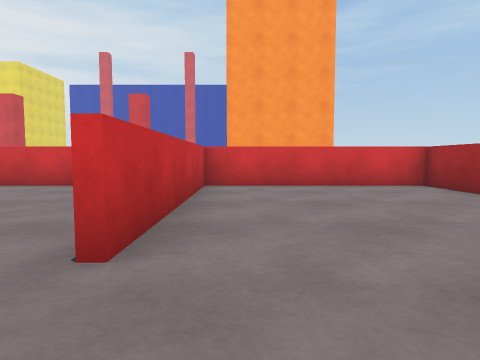
[1] (above)

24 first-person views from a walk through a 3-D level made in the Unity game engine. The camera is 0.68 m above the floor, tilts 4° down and sees 75° across. The floor is counted in squares, 1 m on a side. Each view is taken from the middle of a square. On the plan, view 1 faces up. The plan holds only what a view shows up to about 10 squares ahead; the rest is blank. The place goes on beyond the plan. The player character is not drawn.

[2]
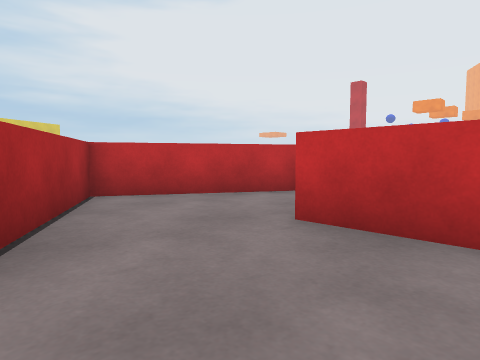

[3]
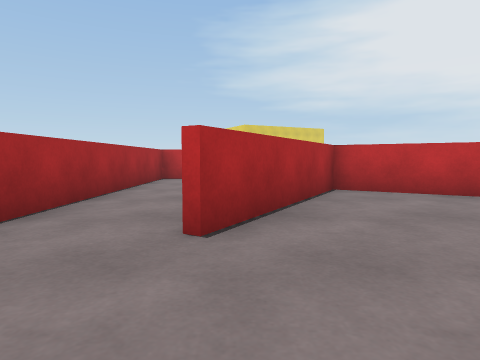

[4]
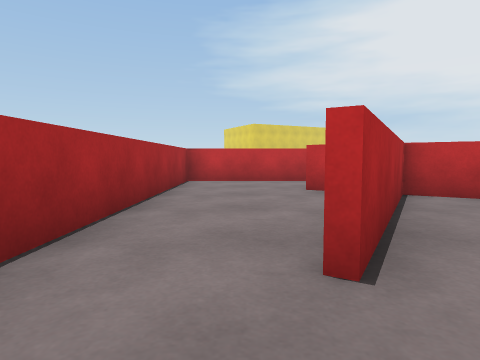

[5]
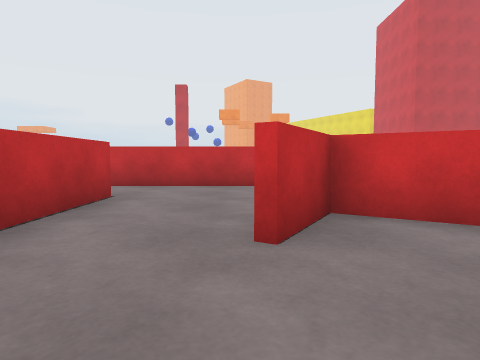

[6]
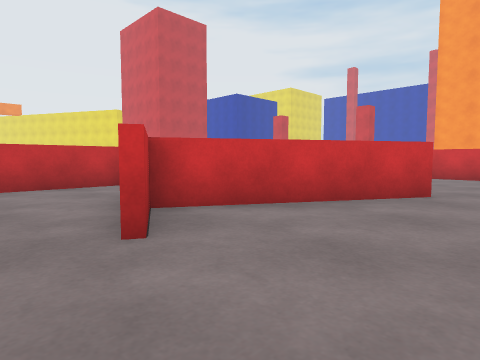

[7]
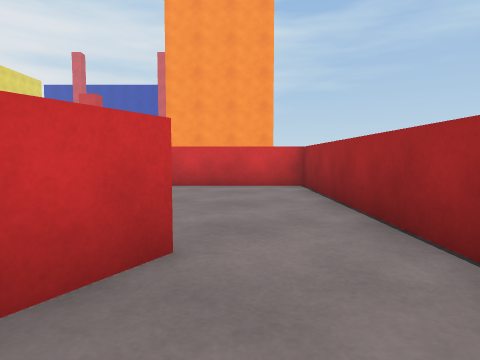

[8]
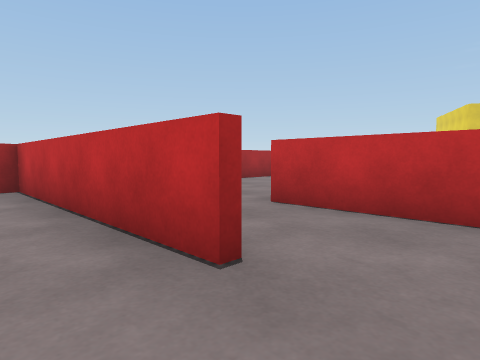

[9]
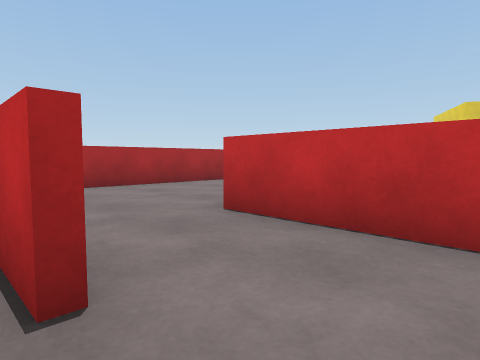

[10]
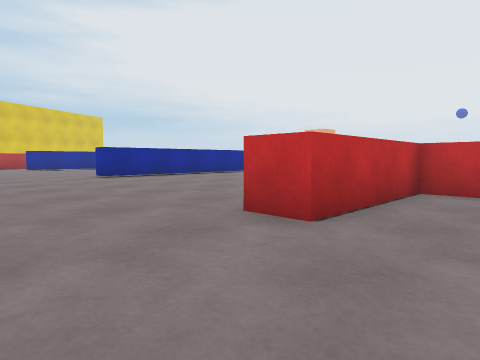

[11]
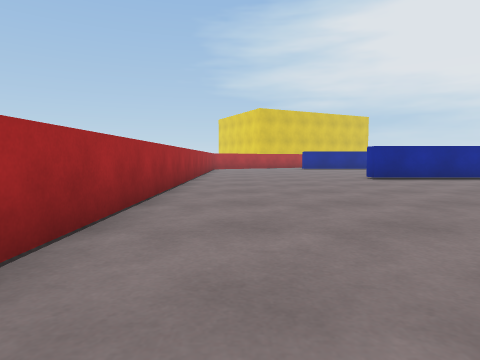

[12]
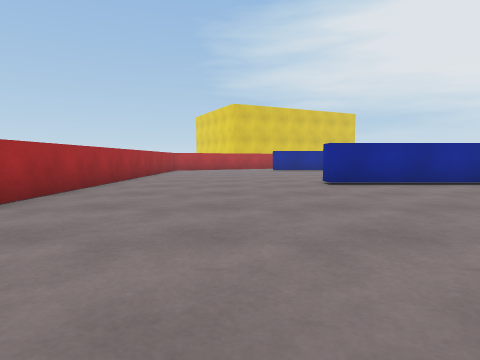

[13]
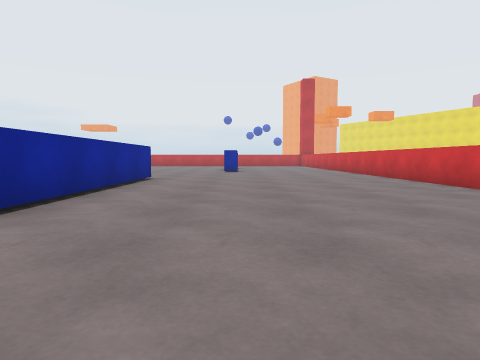

[14]
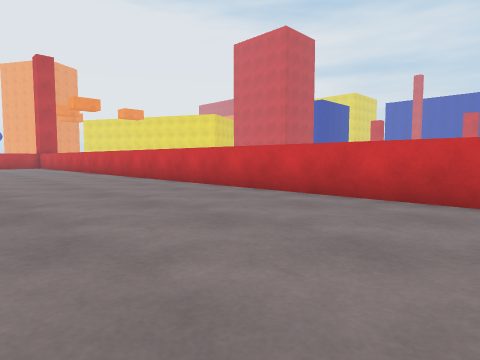

[15]
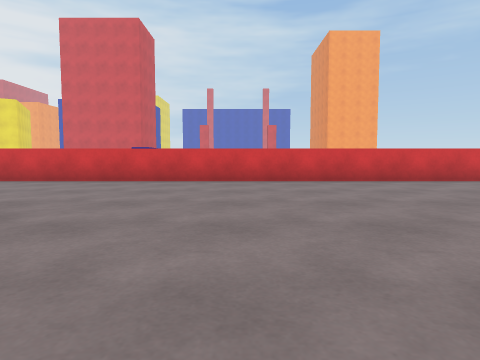

[16]
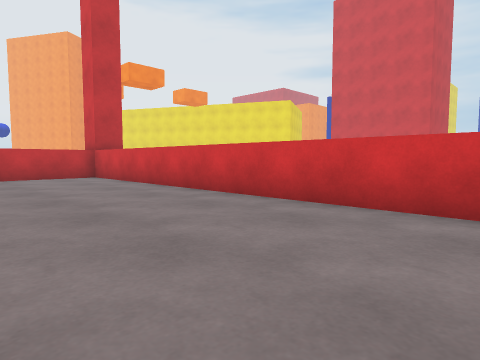

[17]
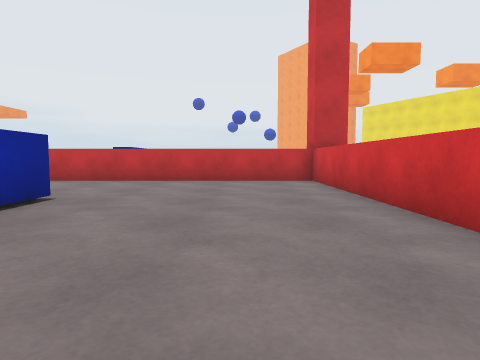

[18]
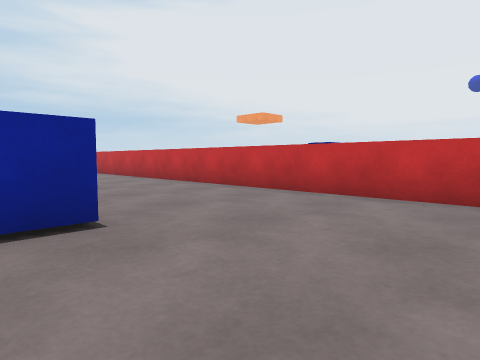

[19]
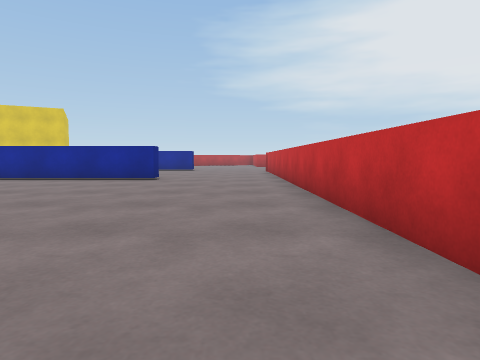

[20]
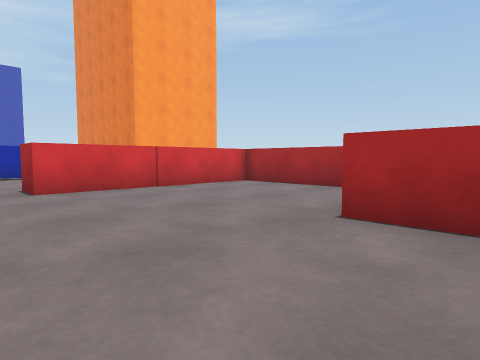

[21]
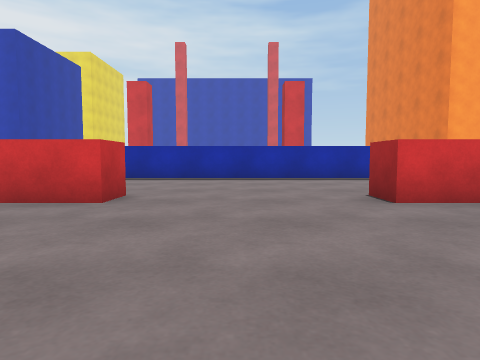

[22]
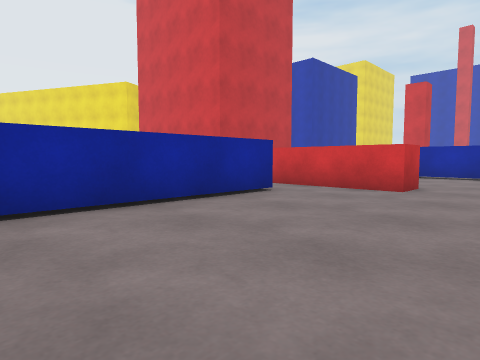

[23]
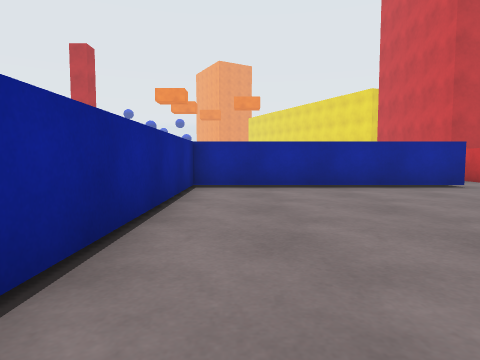

[24]
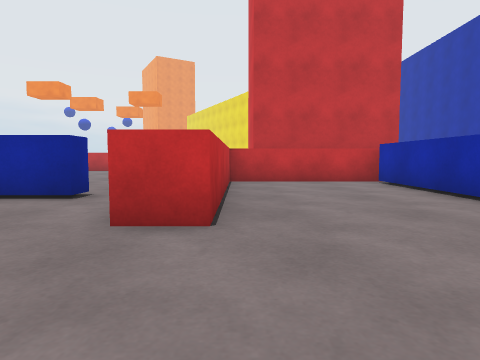

### Floor plan
Ten units are one square. View 1 is at (0, 0); x grows to the right and y downward. Boxes are objects, and circles mark ways between rooms. Rooms are numbered by the first view taken in them; rooms with no view inside come last. Other rooms are left out.
<svg viewBox="-249 -136 300 336">
<path fill="none" stroke="#000" d="M0 18 15 -8M-20 6 3 20M15 -8 23 -23M25 -22 1 19M3 20 17 28M-36 5 -36 56M-16 53 46 53 46 -77 -9 -77 -9 -19M-81 169 -13 169 -13 176M-16 88 -244 88 -244 195M1 78 1 89M-202 142 -190 142M46 190 46 75M-139 -62 -132 -62 -132 1 -72 1M-46 -14 -46 -27M-49 -128 -166 -128M-11 -45 -11 -77 -66 -77 -66 -88M-168 -87 -111 -87 -111 -77 -144 -77M-171 -131 -171 -86M-36 56 -36 78 1 78M-35 -2 -20 6"/>
<circle cx="0" cy="-20" r="3" fill="#2a7"/>
<circle cx="-10" cy="-10" r="3" fill="#2a7"/>
<circle cx="-25" cy="50" r="3" fill="#2a7"/>
<circle cx="-5" cy="65" r="3" fill="#2a7"/>
<circle cx="-25" cy="-20" r="3" fill="#2a7"/>
<text x="0" y="0">1</text>
<text x="20" y="0">2</text>
<text x="-90" y="140">3</text>
<text x="-90" y="-60">4</text>
<text x="-20" y="60">5</text>
<text x="-20" y="-10">6</text>
</svg>
Room 1 opens to room 2. Room 1 opens to room 6. Room 2 opens to room 5. Room 3 opens to room 5. Room 4 opens to room 6.

Where each view was taken, in squares from view 1:
view 1: 0 up, 0 right, facing up
view 2: 4 up, 2 right, facing down-left
view 3: 5 up, 2 right, facing down
view 4: 4 up, 3 right, facing down
view 5: 3 down, 4 right, facing left
view 6: 4 down, 4 right, facing up-left
view 7: 0 up, 3 right, facing up
view 8: 4 down, 3 left, facing down-right
view 9: 5 down, 3 left, facing down-right
view 10: 6 down, 3 right, facing down-left
view 11: 7 down, 3 right, facing down
view 12: 9 down, 1 right, facing down
view 13: 14 down, 2 right, facing left
view 14: 14 down, 1 left, facing up-left
view 15: 18 down, 10 left, facing up
view 16: 13 down, 13 left, facing up-left
view 17: 11 down, 15 left, facing left
view 18: 11 down, 19 left, facing down-left
view 19: 12 down, 23 left, facing down
view 20: 1 up, 8 left, facing up-right
view 21: 3 up, 9 left, facing up
view 22: 1 up, 9 left, facing up-left
view 23: 1 up, 6 left, facing left
view 24: 9 up, 8 left, facing left
